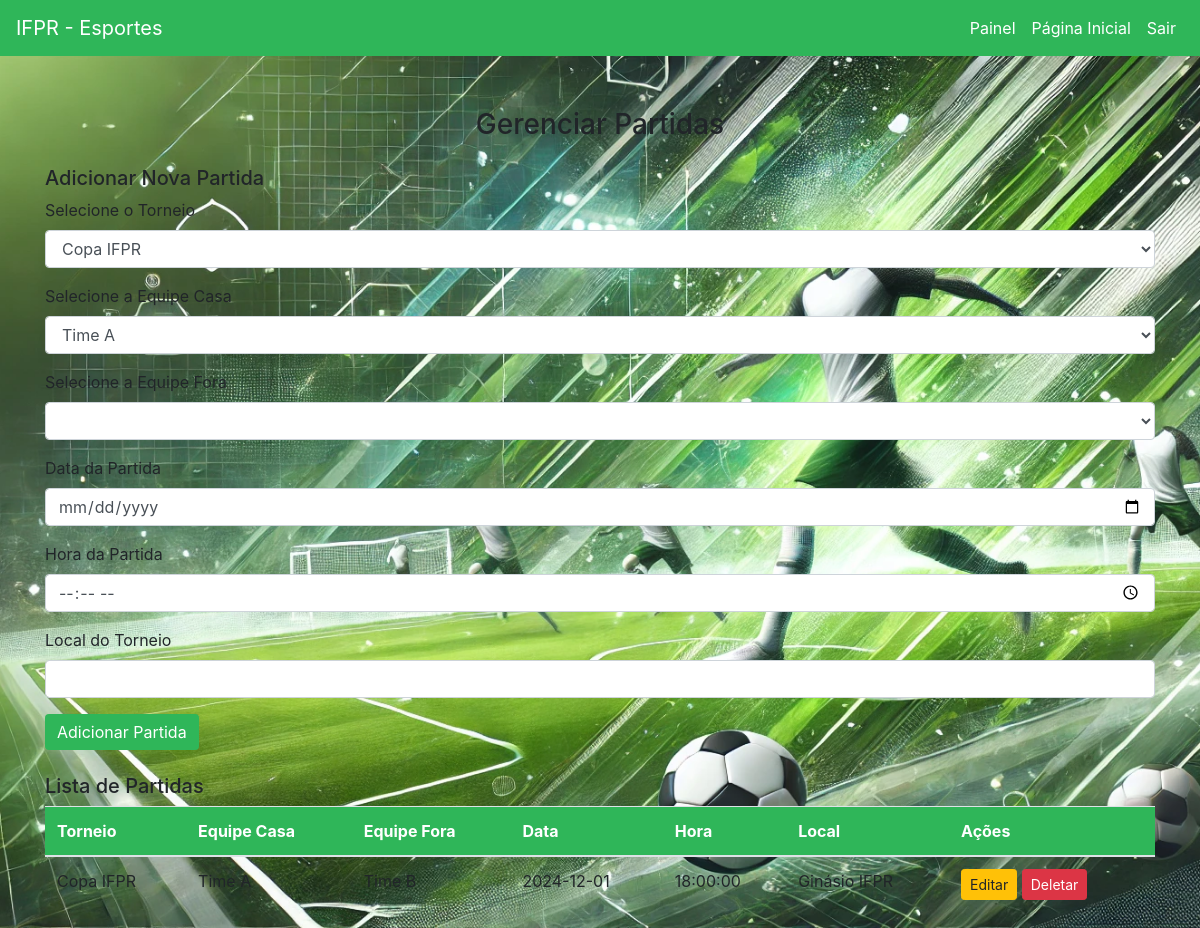
Page /gerenciar_partidas.php (signed in) on the committed database.
### tables this page shows
CREATE TABLE `partidas` (
  `id` int(11) NOT NULL,
  `id_torneio` int(11) NOT NULL,
  `id_equipe_casa` int(11) NOT NULL,
  `id_equipe_fora` int(11) NOT NULL,
  `data_partida` date NOT NULL,
  `hora_partida` time NOT NULL,
  `local_torneio` varchar(255) NOT NULL
);

CREATE TABLE `torneios` (
  `id` int(11) NOT NULL,
  `nome_torneio` varchar(100) NOT NULL,
  `descricao` text DEFAULT NULL,
  `data_inicio` date NOT NULL,
  `data_fim` date NOT NULL,
  `local_torneio` varchar(255) NOT NULL,
  `regras` text DEFAULT NULL
);

CREATE TABLE `equipes` (
  `id` int(11) NOT NULL,
  `nome_equipe` varchar(100) NOT NULL,
  `treinador` varchar(100) DEFAULT NULL,
  `contato` varchar(50) DEFAULT NULL,
  `data_criacao` timestamp NOT NULL DEFAULT current_timestamp()
);

### gerenciar_partidas.php (the view, shortened to what this page needs)
<?php
include 'conexaoBD.php';
$sql_torneios = "SELECT * FROM torneios";
$torneios_result = $link->query($sql_torneios);
$sql_equipes = "SELECT * FROM equipes";
$equipes_result = $link->query($sql_equipes);
$sql_partidas = "SELECT p.id, t.nome_torneio, e1.nome_equipe AS equipe_casa, e2.nome_equipe AS equipe_fora, p.data_partida, p.hora_partida, p.local_torneio
                 FROM partidas p
                 JOIN torneios t ON p.id_torneio = t.id
                 JOIN equipes e1 ON p.id_equipe_casa = e1.id
                 JOIN equipes e2 ON p.id_equipe_fora = e2.id";
$partidas_result = $link->query($sql_partidas);
?>
<!DOCTYPE html>
<html lang="pt-BR">
<head>
    <link rel="stylesheet" href="https://cdn.jsdelivr.net/npm/bootstrap@4.1.3/dist/css/bootstrap.min.css">
</head>
<body>
    <nav class="navbar navbar-expand-lg navbar-custom fixed-top">
        <a class="navbar-brand" href="#">IFPR - Esportes</a>
        <div class="collapse navbar-collapse" id="navbarNav">
            <ul class="navbar-nav ml-auto">
                <li class="nav-item">
                    <a class="nav-link" href="painel_administrador.php">Painel</a>
                </li>
                <li class="nav-item">
                    <a class="nav-link" href="pagina_principal.php">Página Inicial</a>
                </li>
                <li class="nav-item">
                    <a class="nav-link" href="logout.php">Sair</a>
                </li>
            </ul>
        </div>
    </nav>
    <div class="container mt-5">
        <h3 class="text-center mb-4">Gerenciar Partidas</h3>
        <div class="mb-4">
            <h5>Adicionar Nova Partida</h5>
            <form method="POST" action="">
                <div class="form-group">
                    <label for="id_torneio">Selecione o Torneio</label>
                    <select class="form-control" id="id_torneio" name="id_torneio" required>
                        <?php while ($torneio = $torneios_result->fetch_assoc()) { ?>
                            <option value="<?= $torneio['id']; ?>"><?= $torneio['nome_torneio']; ?></option>
                        <?php } ?>
                    </select>
                </div>
                <div class="form-group">
                    <label for="id_equipe_casa">Selecione a Equipe Casa</label>
                    <select class="form-control" id="id_equipe_casa" name="id_equipe_casa" required>
                        <?php while ($equipe = $equipes_result->fetch_assoc()) { ?>
                            <option value="<?= $equipe['id']; ?>"><?= $equipe['nome_equipe']; ?></option>
                        <?php } ?>
                    </select>
                </div>
                <div class="form-group">
                    <label for="id_equipe_fora">Selecione a Equipe Fora</label>
                    <select class="form-control" id="id_equipe_fora" name="id_equipe_fora" required>
                    </select>
                </div>
                <div class="form-group">
                    <label for="data_partida">Data da Partida</label>
                    <input type="date" class="form-control" id="data_partida" name="data_partida" required>
                </div>
                <div class="form-group">
                    <label for="hora_partida">Hora da Partida</label>
                    <input type="time" class="form-control" id="hora_partida" name="hora_partida" required>
                </div>
                <div class="form-group">
                    <label for="local_torneio">Local do Torneio</label>
                    <input type="text" class="form-control" id="local_torneio" name="local_torneio" required>
                </div>
                <button type="submit" class="btn btn-custom" name="adicionar_partida">Adicionar Partida</button>
            </form>
        </div>
        <h5>Lista de Partidas</h5>
        <table class="table">
            <thead>
                <tr>
                    <th scope="col">Torneio</th>
                    <th scope="col">Equipe Casa</th>
                    <th scope="col">Equipe Fora</th>
                    <th scope="col">Data</th>
                    <th scope="col">Hora</th>
                    <th scope="col">Local</th>
                    <th scope="col">Ações</th>
                </tr>
            </thead>
            <tbody>
                <?php while ($partida = $partidas_result->fetch_assoc()) { ?>
                    <tr>
                        <td><?= $partida['nome_torneio']; ?></td>
                        <td><?= $partida['equipe_casa']; ?></td>
                        <td><?= $partida['equipe_fora']; ?></td>
                        <td><?= $partida['data_partida']; ?></td>
                        <td><?= $partida['hora_partida']; ?></td>
                        <td><?= $partida['local_torneio']; ?></td>
                        <td>
                            <a href="editar_partida.php?id=<?= $partida['id']; ?>" class="btn btn-warning btn-sm">Editar</a>
                            <a href="deletar_partida.php?id=<?= $partida['id']; ?>" class="btn btn-danger btn-sm">Deletar</a>
                        </td>
                    </tr>
                <?php } ?>
            </tbody>
        </table>
    </div>
</body>
</html>

### gerenciar_partidas.php (style rules this page uses)
body { background-color: #f8f9fa; background-image: url('img/img01.webp'); background-size: cover; background-position: center center; background-attachment: fixed; padding-top: 60px; }
.navbar-custom { background-color: #2FB659; }
.navbar-custom .navbar-brand, .navbar-custom .nav-link { color: white; }
.btn-custom { background-color: #2FB659; color: white; border: none; }
.table thead { background-color: #2FB659; color: white; }

### rows in the picture
partidas: id_torneio.nome_torneio "Copa IFPR", id_equipe_casa.nome_equipe "Time A", id_equipe_fora.nome_equipe "Time B", data_partida "2024-12-01", hora_partida "18:00:00", local_torneio "Ginásio IFPR"

### other values in the picture
form field id_torneio "Copa IFPR"
form field id_equipe_casa "Time A"
